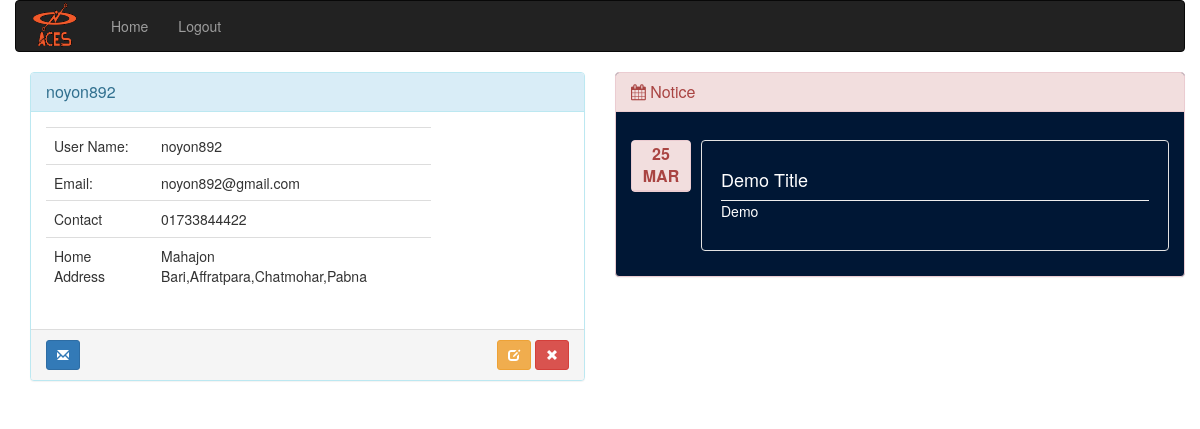
Page /userprofile.php (signed in) on the committed database.
### tables this page shows
CREATE TABLE `user` (
  `id` int(11) NOT NULL,
  `name` varchar(128) NOT NULL,
  `username` varchar(128) NOT NULL,
  `email` varchar(128) NOT NULL,
  `password` varchar(128) NOT NULL,
  `phone` varchar(16) NOT NULL,
  `address` varchar(256) NOT NULL
);

CREATE TABLE `notice` (
  `id` int(11) NOT NULL,
  `adminname` varchar(128) NOT NULL,
  `title` varchar(500) NOT NULL,
  `description` varchar(5000) NOT NULL,
  `type` varchar(20) NOT NULL,
  `date` varchar(20) NOT NULL
);

### userprofile.php (the view, shortened to what this page needs)
    <?php
    require("db.php");
$x=$_SESSION['username'];
$sql = "select * from notice  where type = 'private' ";
$sql1 = "select * from user  where username = '$x' ";
$result = $conn->query($sql);
$result1 = $conn->query($sql1);
        if ($result1->num_rows > 0) {
            while($row1 = $result1->fetch_assoc()) {
                $res=$row1;
            }
          }
?>
<!DOCTYPE html>
<html>
<head>
  <?php include 'head.php';?>
</head>
<body>
  <div class="container-fluid">
  <?php include 'userHeader.php';?>
    <div class="row">
      <div class="col-sm-5">
        <div class="container">
              <div class="row">
                <div class="col-xs-12 col-sm-12 col-md-6 col-lg-6 toppad" >
                  <div class="panel panel-info">
                    <div class="panel-heading">
                      <h3 class="panel-title"><?php echo $res["username"]; ?></h3>
                    </div>
                    <div class="panel-body">
                      <div class="row">
                        <div class=" col-md-9 col-lg-9 ">
                          <table class="table table-user-information">
                            <tbody>
                              <tr>
                                <td>User Name:</td>
                                <td><?php echo $res["username"]; ?></td>
                              </tr>
                              <tr>
                                <td>Email:</td>
                                <td><?php echo $res["email"]; ?></td>
                                <tr>
                                   <tr>
                                <td>Contact</td>
                                <td><?php echo $res["phone"]; ?></td>
                              </tr>
                                <td>Home Address</td>
                                <td><?php echo $res["address"]; ?></td>
                              </tr>
                            </tbody>
                          </table>
                        </div>
                      </div>
                    </div>
                         <div class="panel-footer">
                                <a data-original-title="Broadcast Message" data-toggle="tooltip" type="button" class="btn btn-sm btn-primary"><i class="glyphicon glyphicon-envelope"></i></a>
                                <span class="pull-right">
                                    <a href="#" data-original-title="Edit" data-toggle="tooltip" type="button" class="btn btn-sm btn-warning"><i class="glyphicon glyphicon-edit" disabled></i></a>
                                    <a data-original-title="Remove" data-toggle="tooltip" type="button" class="btn btn-sm btn-danger" href="index.php"><i class="glyphicon glyphicon-remove" disabled></i></a>
                                </span>
                            </div>
                  </div>
                </div>
              </div>
            </div>
      </div>
      <div class="col-sm-6 col-sm-offset-1 notice">
                <div class="panel panel-danger my-panel">
                      <div class="panel-heading">
                          <h3 class="panel-title">
                              <i class="fa fa-calendar" aria-hidden="true"></i>
                              Notice
                          </h3>
                      </div>
                      <div class="panel-body my-panel-body">
                          <ul class="media-list">
                            <?php
                              if ($result->num_rows > 0) {
                                  while($row = $result->fetch_assoc()) {
                                     echo  "<li class=" . "'media'" . ">";
                                         echo       " <div class=" . "'media-left'" . ">";
                                            echo         " <div class=" . "'panel panel-danger text-center date'" . ">";
                                                 echo         "<div class=" . "'panel-heading month'" . ">";
                                                   echo           "<span class=" . "'panel-title strong'" . ">";
                                                      echo          $row["date"];
                                                        echo     " </span>";
                                                        echo "</div>";
                                                    echo  "</div>";
                                                  echo "</div>";
                                                echo   "<div class=" . "'media-body well no-bg'" . ">";
                                                echo      "<div class=" . "'panel-heading no-pad'" . ">";
                                                 echo             "<span class=" . "'panel-title strong all-caps'" . ">";
                                                   echo               "<h4>" . $row["title"] . "</h4>";
                                                    echo          "</span>";
                                                   echo   "</div>";
                                                  echo    "<hr class=" . "'no-margin'" . ">";
                                                 echo     "<div class=" . "'panel-body text-default no-pad'" .">";
                                                 echo        "<p>". $row["description"] ."</p>";
                                                  echo    "</div>";
                                               echo   "</div>";
                                           echo   "</li>";
                                          }
                                        }
                              ?>
                        </ul>
                  </div>
              </div>
            </div>
        </div>
    </div>
</body>
</html>

### css/style.css (style rules this page uses)
body { background: #fff; }
.no-bg { background: transparent; }
.no-pad { padding: 0; }
.no-margin { margin: 0; }
.no-pad { padding-left: 0; padding-right: 0; }
.my-panel-body { margin-top: 13px; }
.my-panel { background: #001735; }
.panel.date { margin: 0px; width: 60px; text-align: center; }
.panel.date .month { padding: 2px 0px; font-weight: 700; text-transform: uppercase; }
.notice { color: #fff; }

### rows in the picture
user: username "noyon892", email "noyon892@gmail.com", phone "01733844422", address "Mahajon Bari,Affratpara,Chatmohar,Pabna"
notice: date "25 MAR", title "Demo Title", description "Demo"
